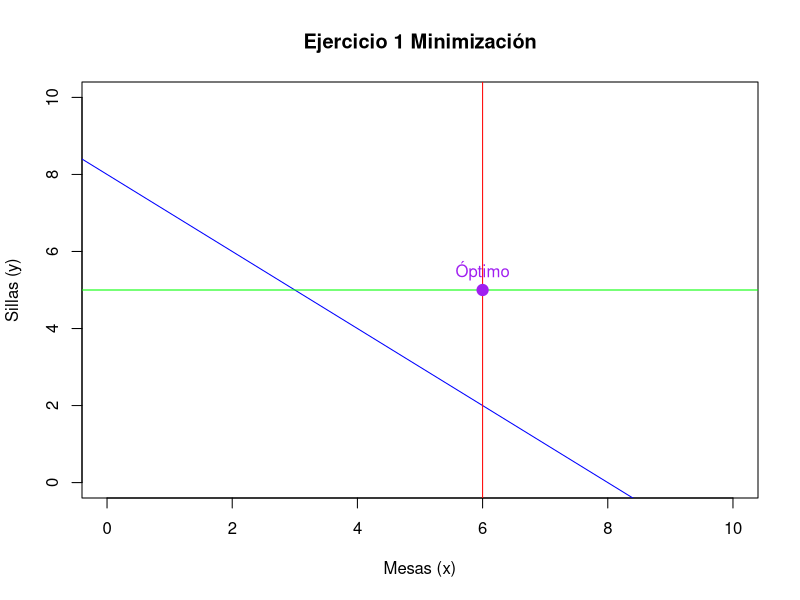

The R source for this figure:
library(lpSolve)

obj <- c(40, 30)
const <- matrix(c(1,1, 1,0, 0,1), nrow=3, byrow=TRUE)
dir <- c(">=",">=",">=")
rhs <- c(8, 6, 5)

resultado <- lp("min", obj, const, dir, rhs)
print(resultado$solution)
print(resultado$objval)

plot(0,0, type="n", xlim=c(0,10), ylim=c(0,10),
     xlab="Mesas (x)", ylab="Sillas (y)",
     main="Ejercicio 1 Minimización")

abline(a=8, b=-1, col="blue")   # x+y=8
abline(v=6, col="red")          # x=6
abline(h=5, col="green")        # y=5

points(resultado$solution[1], resultado$solution[2], col="purple", pch=19, cex=1.5)
text(resultado$solution[1], resultado$solution[2]+0.5, labels="Óptimo", col="purple")
